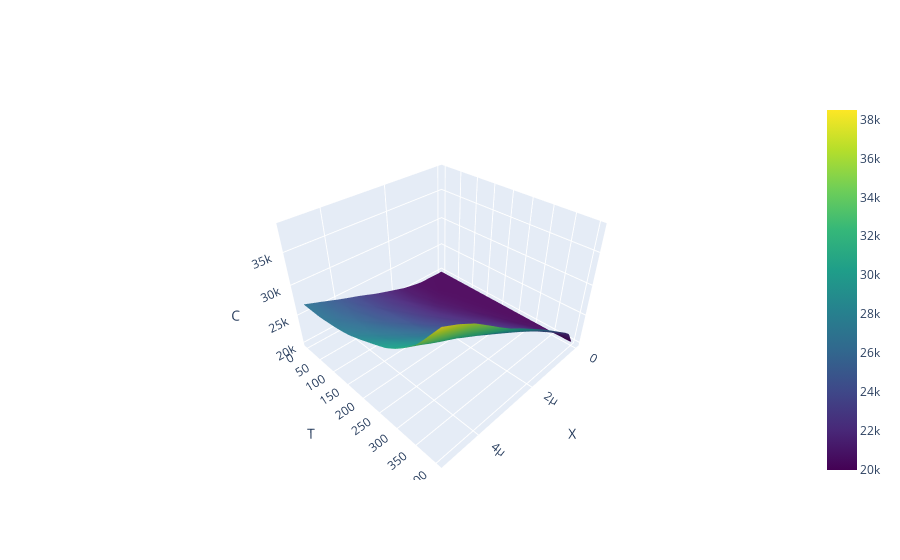
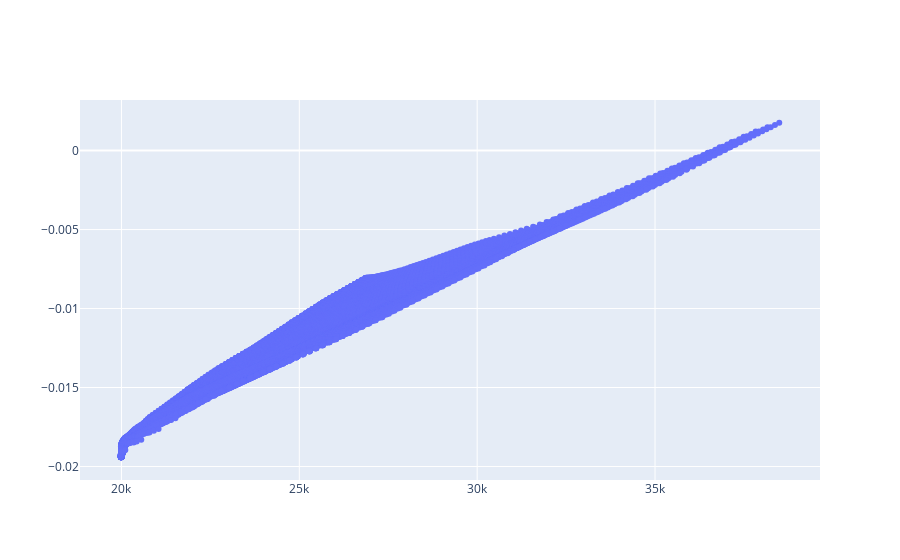

These figures' notebook cell, in order:
### Code cell
# nn seed
torch.manual_seed(938)
device = 'cpu'
N = 100
epochs_adam = 1000
lr_adam = 1e-4
epochs_lbfgs = 10


# define nn to train, two inputs for x and t
pinn = Network(2, 5, 128, 2, N).to(device)


losses = pinn.train(epochs_adam, lr_adam, epochs_lbfgs)

### Figure 1 — Plotly figure (JSON) as saved in the notebook; plotly's stock layout.template omitted (floating-point values rounded to 4 significant figures; data arrays with more than 128 entries replaced by an {"elided": "..."} marker saying what was removed)
{"data": [{"colorscale": [[0, "#440154"], [0.1111, "#482878"], [0.2222, "#3e4989"], [0.3333, "#31688e"], [0.4444, "#26828e"], [0.5556, "#1f9e89"], [0.6667, "#35b779"], [0.7778, "#6ece58"], [0.8889, "#b5de2b"], [1, "#fde725"]], "type": "surface", "x": {"elided": "100x100 float values"}, "y": {"elided": "100x100 float values"}, "z": {"elided": "100x100 float values"}}], "layout": {"scene": {"aspectratio": {"x": 1, "y": 1, "z": 0.7}, "xaxis": {"title": {"text": "X"}}, "yaxis": {"title": {"text": "T"}}, "zaxis": {"title": {"text": "C"}}}}}

### Figure 2 — Plotly figure (JSON) as saved in the notebook; plotly's stock layout.template omitted (floating-point values rounded to 4 significant figures; data arrays with more than 128 entries replaced by an {"elided": "..."} marker saying what was removed)
{"data": [{"mode": "markers", "type": "scatter", "x": {"elided": "10000 float values"}, "y": {"elided": "10000 float values"}}], "layout": {}}
